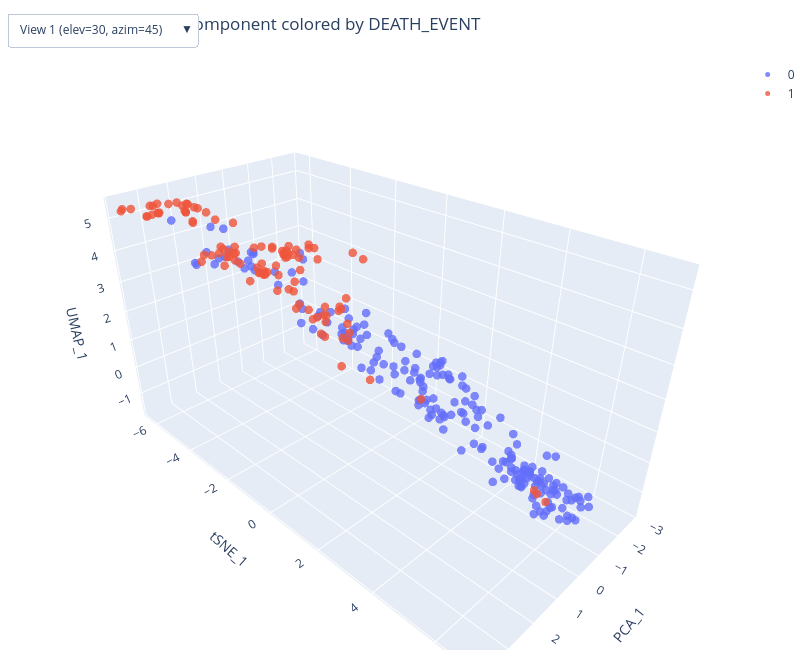

Source (notebook cell):
### Code cell
plot_3d(X_combined, y, algorithm="Mix for the 1st component", target_name=TARGET_COL)
